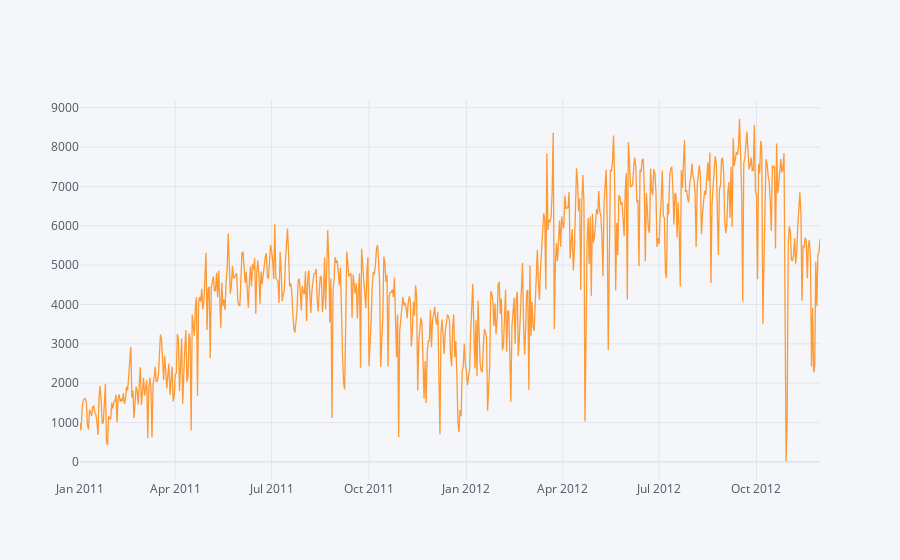

Notebook code cell kept with this figure:
### Code cell
data_beforeLast30Days['cnt'].iplot()

### Figure 1 — Plotly figure (JSON) as saved in the notebook; plotly's stock layout.template omitted (floating-point values rounded to 4 significant figures; data arrays with more than 128 entries replaced by an {"elided": "..."} marker saying what was removed)
{"data": [{"line": {"color": "rgba(255, 153, 51, 1.0)", "dash": "solid", "shape": "linear", "width": 1.3}, "mode": "lines", "name": "cnt", "text": "", "type": "scatter", "x": {"elided": "700 str values"}, "y": {"elided": "700 int values"}}], "layout": {"legend": {"bgcolor": "#F5F6F9", "font": {"color": "#4D5663"}}, "paper_bgcolor": "#F5F6F9", "plot_bgcolor": "#F5F6F9", "title": {"font": {"color": "#4D5663"}}, "xaxis": {"gridcolor": "#E1E5ED", "showgrid": true, "tickfont": {"color": "#4D5663"}, "title": {"font": {"color": "#4D5663"}, "text": ""}, "zerolinecolor": "#E1E5ED"}, "yaxis": {"gridcolor": "#E1E5ED", "showgrid": true, "tickfont": {"color": "#4D5663"}, "title": {"font": {"color": "#4D5663"}, "text": ""}, "zerolinecolor": "#E1E5ED"}}}
